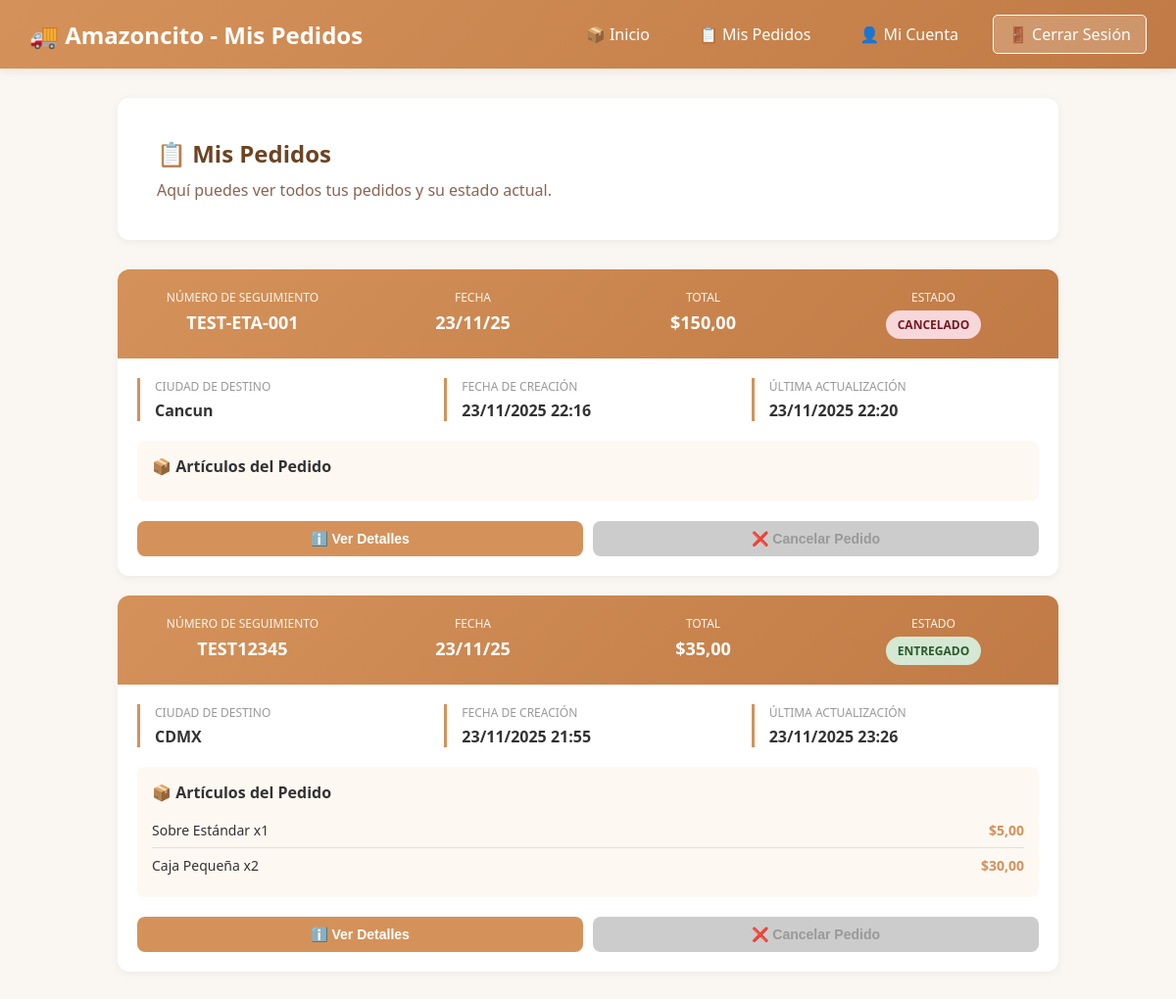
/client/orders/ (signed in), run on the app's committed database.
### amazoncito/models.py (models this page shows, shortened)
class Order(models.Model):
    STATUS_CHOICES = [
        ('pendiente', 'Pendiente'),
        ('procesando', 'Procesando'),
        ('enviado', 'Enviado'),
        ('entregado', 'Entregado'),
        ('cancelado', 'Cancelado'),
    ]
    user = models.ForeignKey(User, on_delete=models.CASCADE, related_name='orders')
    products = models.ManyToManyField(Product, through='OrderItem')
    status = models.CharField(max_length=20, choices=STATUS_CHOICES, default='pendiente')
    destination_city = models.CharField(max_length=100)
    tracking_number = models.CharField(max_length=50, unique=True)
    total_price = models.DecimalField(max_digits=10, decimal_places=2, default=0)
    created_at = models.DateTimeField(auto_now_add=True)
    updated_at = models.DateTimeField(auto_now=True)
    cancellation_message = models.TextField(blank=True, null=True)

class OrderItem(models.Model):
    order = models.ForeignKey(Order, on_delete=models.CASCADE, related_name='items')
    product = models.ForeignKey(Product, on_delete=models.CASCADE)
    quantity = models.IntegerField(default=1)
    price = models.DecimalField(max_digits=10, decimal_places=2)

class Product(models.Model):
    category = models.ForeignKey(Category, on_delete=models.CASCADE, related_name='products')
    name = models.CharField(max_length=255)
    description = models.TextField()
    price = models.DecimalField(max_digits=10, decimal_places=2)
    weight = models.DecimalField(max_digits=10, decimal_places=2)

### amazoncito/views.py (the view, shortened to what this page needs)
# urls.py: path('client/orders/', views.client_orders, name='client_orders'),
@login_required(login_url='login')
def client_orders(request):
    orders = Order.objects.filter(user=request.user).order_by('-created_at')
    for order in orders:
        notifications = NotificationMessage.objects.filter(order=order, user=request.user, is_read=False)
        for notif in notifications:
            notif.is_read = True
            notif.save()
    orders = Order.objects.filter(user=request.user).order_by('-created_at')
    context = {'orders': orders}
    return render(request, 'client/orders.html', context)

### amazoncito/templates/client/orders.html (shortened to what this page needs)
<!DOCTYPE html>
<html lang="es">
<head>
</head>
<body>
    <nav>
        <h1>🚚 Amazoncito - Mis Pedidos</h1>
        <div class="nav-links">
            <a href="{% url 'client_dashboard' %}">📦 Inicio</a>
            <a href="{% url 'client_orders' %}">📋 Mis Pedidos</a>
            <a href="{% url 'client_account' %}">👤 Mi Cuenta</a>
            <a href="{% url 'logout' %}" class="logout-btn">🚪 Cerrar Sesión</a>
        </div>
    </nav>
    <div class="container">
        <div class="header">
            <h2>📋 Mis Pedidos</h2>
            <p>Aquí puedes ver todos tus pedidos y su estado actual.</p>
        </div>
        {% if orders %}
            <div class="orders-list">
                {% for order in orders %}
                    <div class="order-card">
                        <div class="order-header">
                            <div class="order-header-item">
                                <div class="order-header-label">Número de Seguimiento</div>
                                <div class="order-header-value">{{ order.tracking_number }}</div>
                            </div>
                            <div class="order-header-item">
                                <div class="order-header-label">Fecha</div>
                                <div class="order-header-value">{{ order.created_at|date:"d/m/y" }}</div>
                            </div>
                            <div class="order-header-item">
                                <div class="order-header-label">Total</div>
                                <div class="order-header-value">${{ order.total_price }}</div>
                            </div>
                            <div class="order-header-item">
                                <div class="order-header-label">Estado</div>
                                <div class="order-status status-{{ order.status }}">
                                    {{ order.get_status_display }}
                                </div>
                            </div>
                        </div>
                        <div class="order-body">
                            <div class="order-info">
                                <div class="info-item">
                                    <div class="info-label">Ciudad de Destino</div>
                                    <div class="info-value">{{ order.destination_city }}</div>
                                </div>
                                <div class="info-item">
                                    <div class="info-label">Fecha de Creación</div>
                                    <div class="info-value">{{ order.created_at|date:"d/m/Y H:i" }}</div>
                                </div>
                                <div class="info-item">
                                    <div class="info-label">Última Actualización</div>
                                    <div class="info-value">{{ order.updated_at|date:"d/m/Y H:i" }}</div>
                                </div>
                            </div>
                            <div class="order-items">
                                <h4>📦 Artículos del Pedido</h4>
                                {% for item in order.items.all %}
                                    <div class="order-item">
                                        <span class="item-name">{{ item.product.name }} x{{ item.quantity }}</span>
                                        <span class="item-price">${{ item.price }}</span>
                                    </div>
                                {% endfor %}
                            </div>
                            <div class="order-actions">
                                {% if order.status not in 'entregado,cancelado' %}
                                    <button class="btn-info" onclick="viewOrderDetails({{ order.id }})">ℹ️ Ver Detalles</button>
                                    <button class="btn-cancel" onclick="openCancelModal({{ order.id }})">❌ Cancelar Pedido</button>
                                {% else %}
                                    <button class="btn-info" onclick="viewOrderDetails({{ order.id }})">ℹ️ Ver Detalles</button>
                                    <button class="btn-info btn-disabled" disabled>❌ Cancelar Pedido</button>
                                {% endif %}
                            </div>
                        </div>
                    </div>
                {% endfor %}
            </div>
        {% else %}
            <div class="empty-state">
                <h3>📭 No tienes pedidos</h3>
                <p>Comienza a realizar compras y crea tus primeros pedidos.</p>
                <a href="{% url 'create_order' %}" class="btn-create">➕ Crear Nuevo Pedido</a>
            </div>
        {% endif %}
    </div>
</body>
</html>

### amazoncito/templates/client/orders.html (style rules this page uses)
* { margin: 0; padding: 0; box-sizing: border-box; }
body { font-family: 'Segoe UI', Tahoma, Geneva, Verdana, sans-serif; background-color: #faf7f2; }
nav { background: linear-gradient(135deg, #d4925a 0%, #c17a45 100%); color: white; padding: 15px 30px; display: flex; justify-content: space-between; align-items: center; box-shadow: 0 2px 10px rgba(139, 100, 73, 0.15); }
nav h1 { font-size: 24px; }
.nav-links { display: flex; gap: 20px; align-items: center; }
.nav-links a { color: white; text-decoration: none; padding: 8px 15px; border-radius: 5px; transition: all 0.3s ease; font-weight: 500; }
.logout-btn { background: rgba(255, 255, 255, 0.2); border: 1px solid white; }
.container { max-width: 1000px; margin: 0 auto; padding: 30px 20px; }
.header { background: white; padding: 40px; border-radius: 12px; margin-bottom: 30px; box-shadow: 0 2px 10px rgba(0, 0, 0, 0.05); }
.header h2 { color: #6b4423; margin-bottom: 10px; }
.header p { color: #8b6450; }
.orders-list { display: flex; flex-direction: column; gap: 20px; }
.order-card { background: white; border-radius: 12px; box-shadow: 0 2px 10px rgba(0, 0, 0, 0.05); overflow: hidden; transition: all 0.3s ease; }
.order-header { background: linear-gradient(135deg, #d4925a 0%, #c17a45 100%); color: white; padding: 20px; display: grid; grid-template-columns: repeat(4, 1fr); gap: 20px; }
.order-header-item { text-align: center; }
.order-header-label { font-size: 12px; opacity: 0.9; text-transform: uppercase; margin-bottom: 5px; }
.order-header-value { font-size: 18px; font-weight: 700; }
.order-body { padding: 20px; }
.order-info { display: grid; grid-template-columns: repeat(3, 1fr); gap: 20px; margin-bottom: 20px; }
.info-item { border-left: 3px solid #d4925a; padding-left: 15px; }
.info-label { color: #999; font-size: 12px; text-transform: uppercase; margin-bottom: 5px; }
.info-value { color: #333; font-weight: 600; font-size: 16px; }
.order-items { background: #fef8f3; padding: 15px; border-radius: 8px; margin-bottom: 20px; }
.order-items h4 { color: #333; margin-bottom: 10px; }
.order-item { display: flex; justify-content: space-between; padding: 8px 0; border-bottom: 1px solid #e0e0e0; font-size: 14px; }
.order-item:last-child { border-bottom: none; }
.item-name { color: #333; }
.item-price { color: #d4925a; font-weight: 600; }
.order-status { display: inline-block; padding: 6px 12px; border-radius: 20px; font-size: 12px; font-weight: 600; text-transform: uppercase; }
.status-entregado { background: #d4e8d4; color: #2d5a2d; }
.status-cancelado { background: #f8d7da; color: #721c24; }
.order-actions { display: flex; gap: 10px; margin-top: 15px; }
button { padding: 10px 15px; border: none; border-radius: 8px; cursor: pointer; font-size: 14px; font-weight: 600; transition: all 0.3s ease; }
.btn-info { background: #d4925a; color: white; flex: 1; }
.btn-disabled { background: #ccc; color: #999; cursor: not-allowed; }

### data on the page
Order: tracking_number "TEST-ETA-001", created_at "23/11/25", total_price "150,00", status "CANCELADO", destination_city "Cancun", created_at "23/11/2025 22:16", updated_at "23/11/2025 22:20"
Order: tracking_number "TEST12345", created_at "23/11/25", total_price "35,00", status "ENTREGADO", destination_city "CDMX", created_at "23/11/2025 21:55", updated_at "23/11/2025 23:26"
OrderItem: product.name "Sobre Estándar", quantity "1", price "5,00"
OrderItem: product.name "Caja Pequeña", quantity "2", price "30,00"
